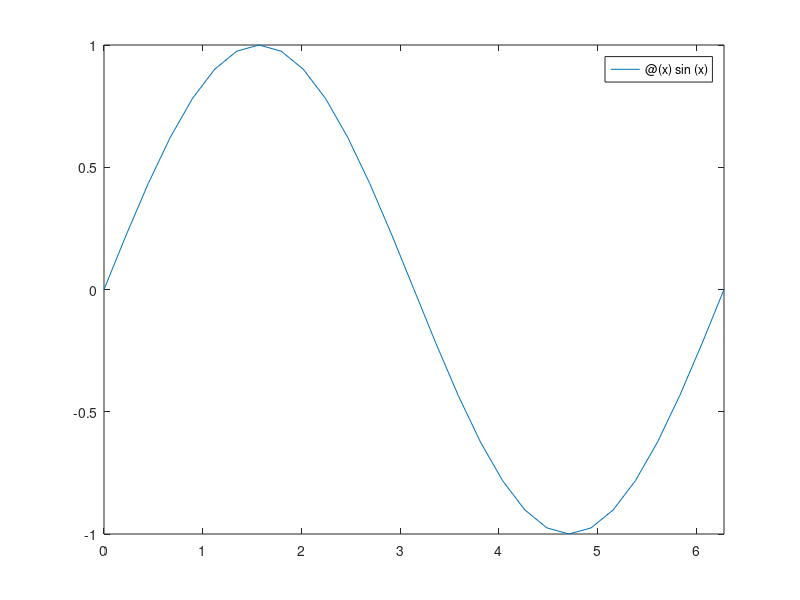

MATLAB code for this plot: (Note: this script raises an error after producing the figure.)
% plot della funzione esatta

f = @(x) sin(x);
int = [0, 2*pi];

fplot(f, int)
hold on

% plot polinomi interpolanti
xi = [0, pi, 2*pi];
fi = [f(0), f(pi), f(2*pi)];

p = @(x) newton(xi, fi, x);
fplot(p, int)

%
% input:
%   xi - vettore dei punti di ascissa
%   fi - vettore dei valori di f(x)
%   x  - punto in cui calcolare f(x)
% output:
%   y  - valore di f(x)
%
function y = lagrange(xi, fi, x)
    if length(xi) ~= length(fi)
        error('x_i e f(x_i) hanno lunghezza diversa')
    end
    y = 0;
    for i = 1:length(xi)
        y = y + fi(i)*l_k_n(x, xi, i);
    end
end

function lkn = l_k_n(x, xi, k)
    lkn = 1;
    for i = 1:length(xi)
        if i ~= k
            lkn = lkn * (x-xi(i))/(xi(k)-xi(i));
        end
    end
end

%
% input:
%   xi - vettore dei punti di ascissa
%   fi - vettore dei valori di f(x)
%   x  - punto in cui calcolare f(x)
% output:
%   y  - valore di f(x)
%
function y = newton(xi, fi, x)
    dd = diff_div(xi, fi);
    y = dd(length(dd));
    for k = length(dd)-1:-1:1
        y = y*(x-xi(k))+dd(k);
    end
end

function [fi] = diff_div(xi, fi)
    for i = 1:length(xi) - 1
        for j = length(xi):-1:i+1
            fi(j) = (fi(j) - fi(j-1))/(xi(j)-xi(j-i));
        end
    end
end
